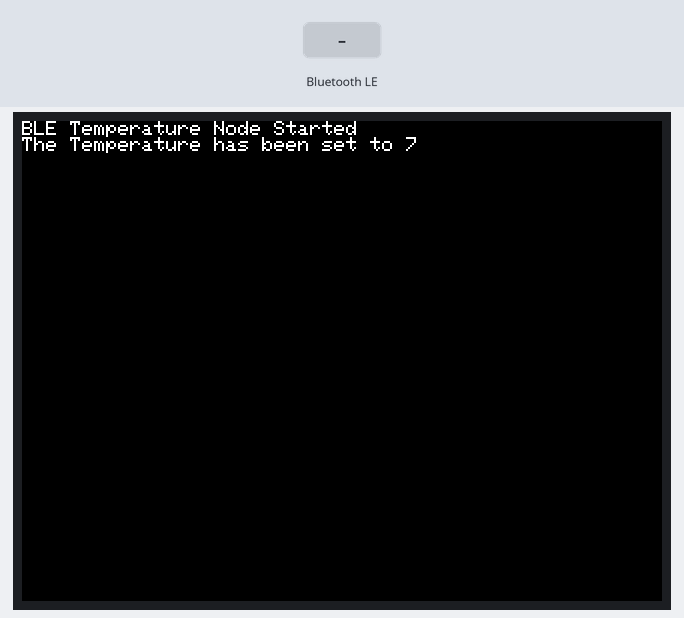
The sketch below on a simulated ESP32. On the bench: 320×240 colour display. Inputs (shaded band) come from the test bench. Random numbers use the default seed unless the sketch sets one; nothing arrives over Bluetooth unless stated; a phone connects over Bluetooth LE 3 s after start. At 11.2 s the program puts the board to deep sleep or switches it off; the recording ends there.

Above: at 1.0 s.
1.1 s: Bluetooth LE write "1" received
At 1.5 s:
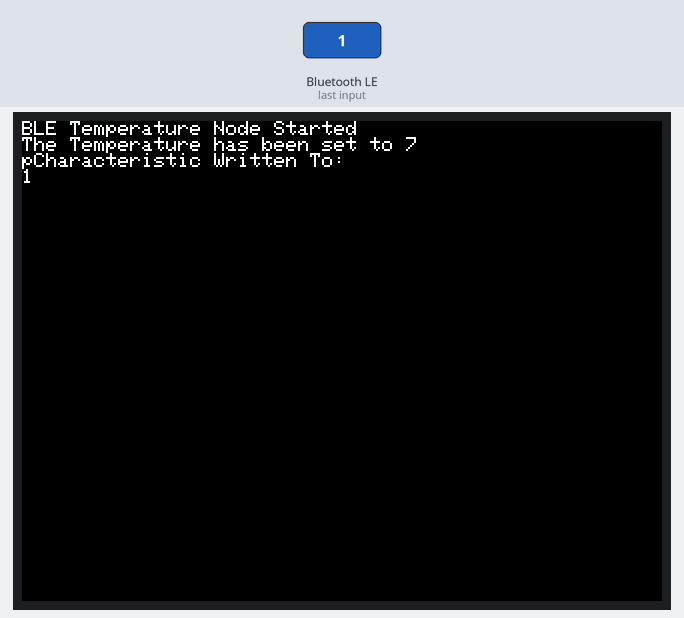
4.1 s: Bluetooth LE write "0" received
At 4.9 s:
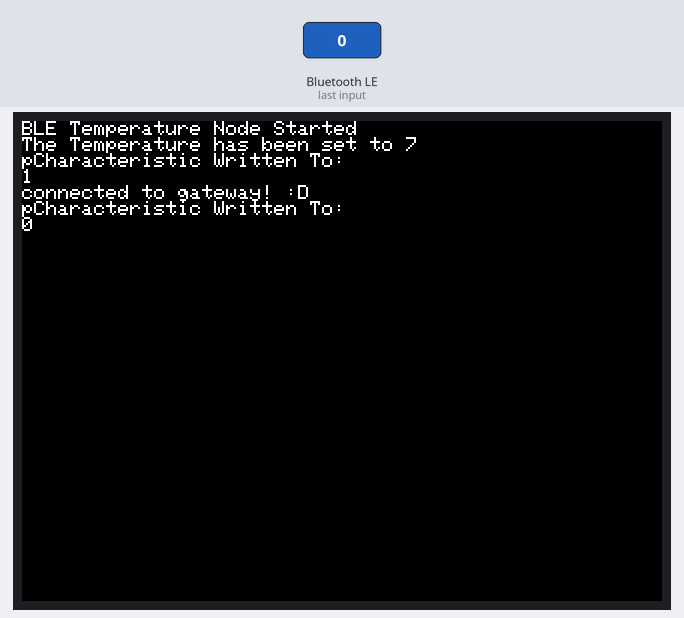
5.6 s: Bluetooth LE write "2" received
At 6.1 s:
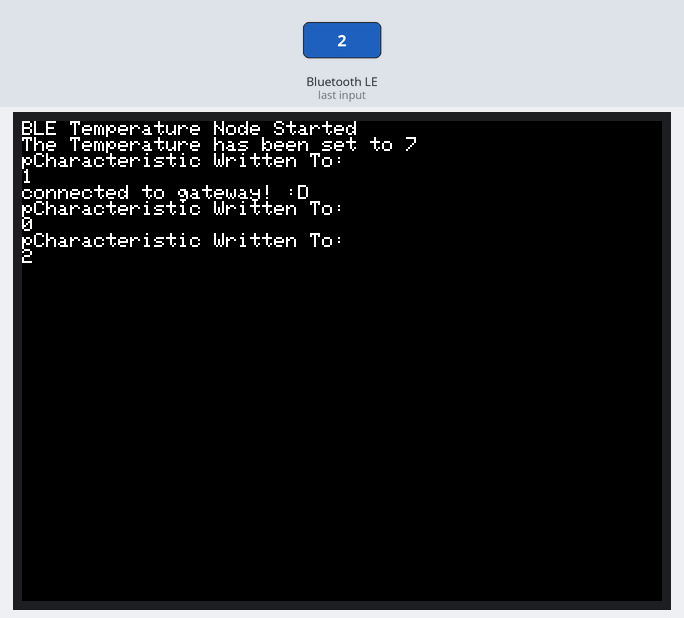
Timing chart, 0 to 8.6 s (numbered marks = the images above; inputs shaded):
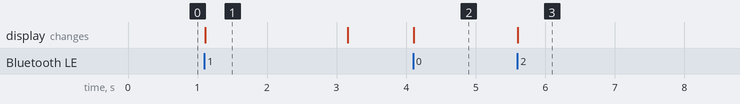

The sketch:

Temperature_Node.ino
```cpp
#include <M5Stack.h>
#include <BLEDevice.h>
#include <BLEUtils.h>
#include <BLEServer.h>
#include <BLE2902.h>

///Humidity service and characteristics variables.
#define SERVICE_UUID "1bcf5e80-1aed-4167-b900-b406460009eb"
#define CHARACTERISTIC_UUID "2a1c"

//variables used for duty cycling
#define microSecondToSecond 1000000
#define SleepDuration 5
#define powerOnTime 10000 //this is in milliseconds

//device associated with temeperature
BLEServer *pServer = NULL;
BLECharacteristic *pCharacteristic = NULL;

//variable changed when device is connected or not
bool deviceConnected = false;

//callback called when this device is connected or disconnected to the gateway.
class MyServerCallbacks : public BLEServerCallbacks
{
  void onConnect(BLEServer *pServer)
  {
    M5.Lcd.println("connected to gateway! :D ");
    deviceConnected = true;
  };

  void onDisconnect(BLEServer *pServer)
  {
    M5.Lcd.println("disconnected from gateway -_-");
    deviceConnected = false;
  }
};

//callback telling the device a characteristic has been accessed (read or write) by another BLE device
class MyCallbacks : public BLECharacteristicCallbacks
{
  void onRead(BLECharacteristic *pCharacteristic)
  {
    M5.Lcd.println("pCharacteristic Accessed:");
  }

  void onWrite(BLECharacteristic *pCharacteristic)
  {
    M5.Lcd.println("pCharacteristic Written To:");
    std::string value = pCharacteristic->getValue();
    M5.Lcd.println(value.c_str());
  }
};

//function run everytime the device is started
void setup()
{
  // Initialize the M5Stack object
  Serial.begin(115200);
  M5.begin();
  M5.setWakeupButton(BUTTON_A_PIN);
  M5.Lcd.println("BLE Temperature Node Started");
  m5.Speaker.mute();

  // Initialize BLE on this device
  BLEDevice::init("m5-Temp-Node");

  //makes this device a BLE server
  BLEServer *pServer = BLEDevice::createServer();
  pServer->setCallbacks(new MyServerCallbacks());
  //create the ble service on this device
  BLEService *pService = pServer->createService(SERVICE_UUID);

  //create the characteristic on this device
  pCharacteristic = pService->createCharacteristic(
      CHARACTERISTIC_UUID,
      BLECharacteristic::PROPERTY_READ |
          BLECharacteristic::PROPERTY_WRITE |
          BLECharacteristic::PROPERTY_NOTIFY |
          BLECharacteristic::PROPERTY_INDICATE);
  pCharacteristic->setCallbacks(new MyCallbacks());
  pCharacteristic->addDescriptor(new BLE2902());

  // starts the BLE service
  pService->start();

  //starts intialises and starts the sending of BLE advertising packets
  BLEAdvertising *pAdvertising = pServer->getAdvertising();
  pAdvertising->addServiceUUID(SERVICE_UUID);
  pAdvertising->start();

  //sets the initial value of the humidity. Makes sure that 0 is not sent. In reality this value would be constantly updated by a sensor.
  pCharacteristic->setValue("20");

  //gives random number from 0 to 30 as temperature
  int temp = random(0, 30);
  char buf[5];
  itoa(temp, buf, 10);
  M5.Lcd.printf("The Temperature has been set to %s \n", buf);

  //set the characteristic value with the temperature once per sleep cycle
  pCharacteristic->setValue(buf);
  delay(1000);
  pCharacteristic->notify();

  //function which keeps the power on
  delay(powerOnTime);
  //functions which put device to sleep
  esp_sleep_enable_timer_wakeup(microSecondToSecond * SleepDuration);
  esp_deep_sleep_start();
}

void loop()
{
}
```

Measured:
- after the input at 4.1 s, the display: changes at once (image 2)
- after the input at 5.6 s, the display: changes at once (image 3)
- what the display in image 1 shows lasts 2.1 s, from 1.1 s to 3.2 s
